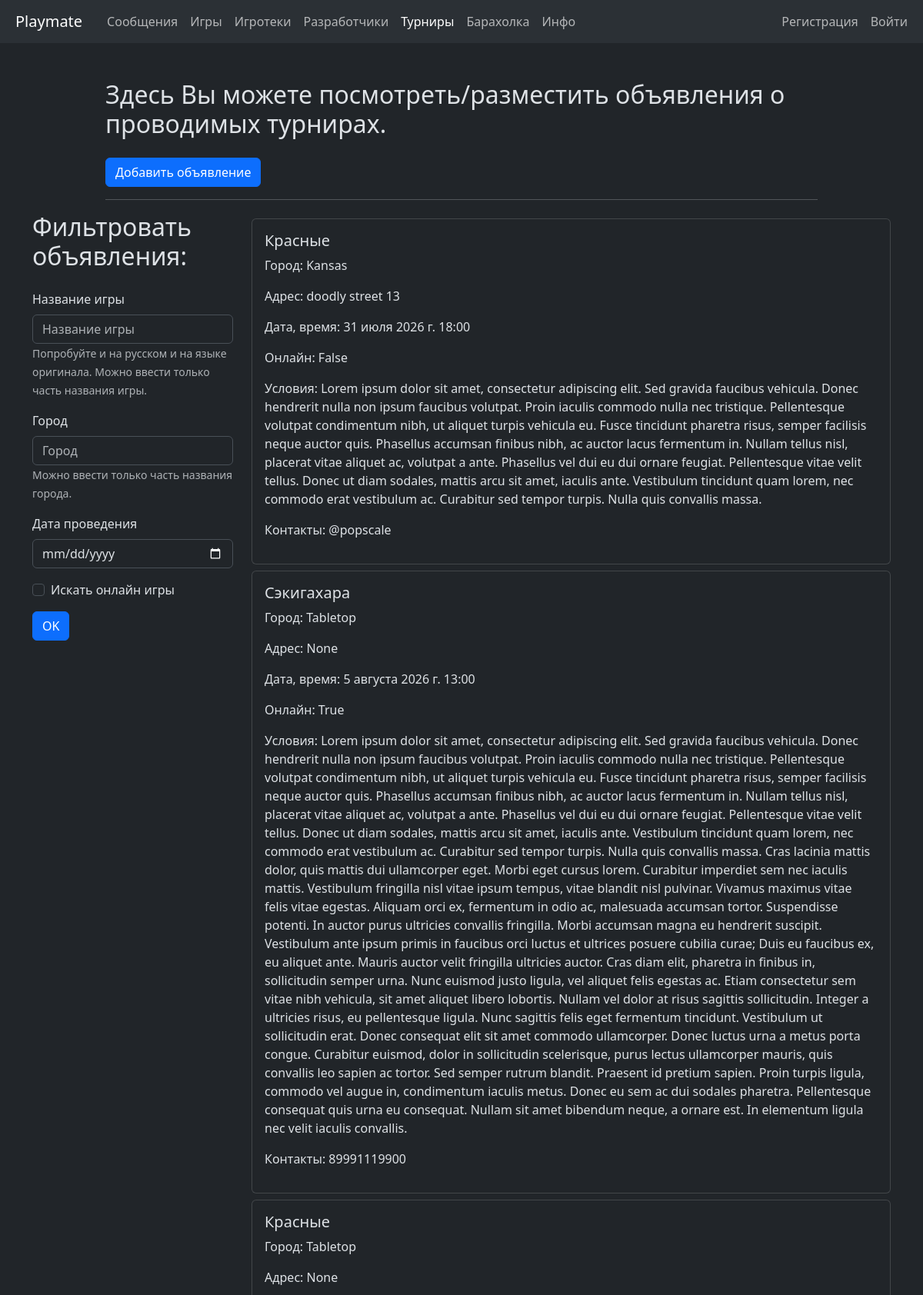
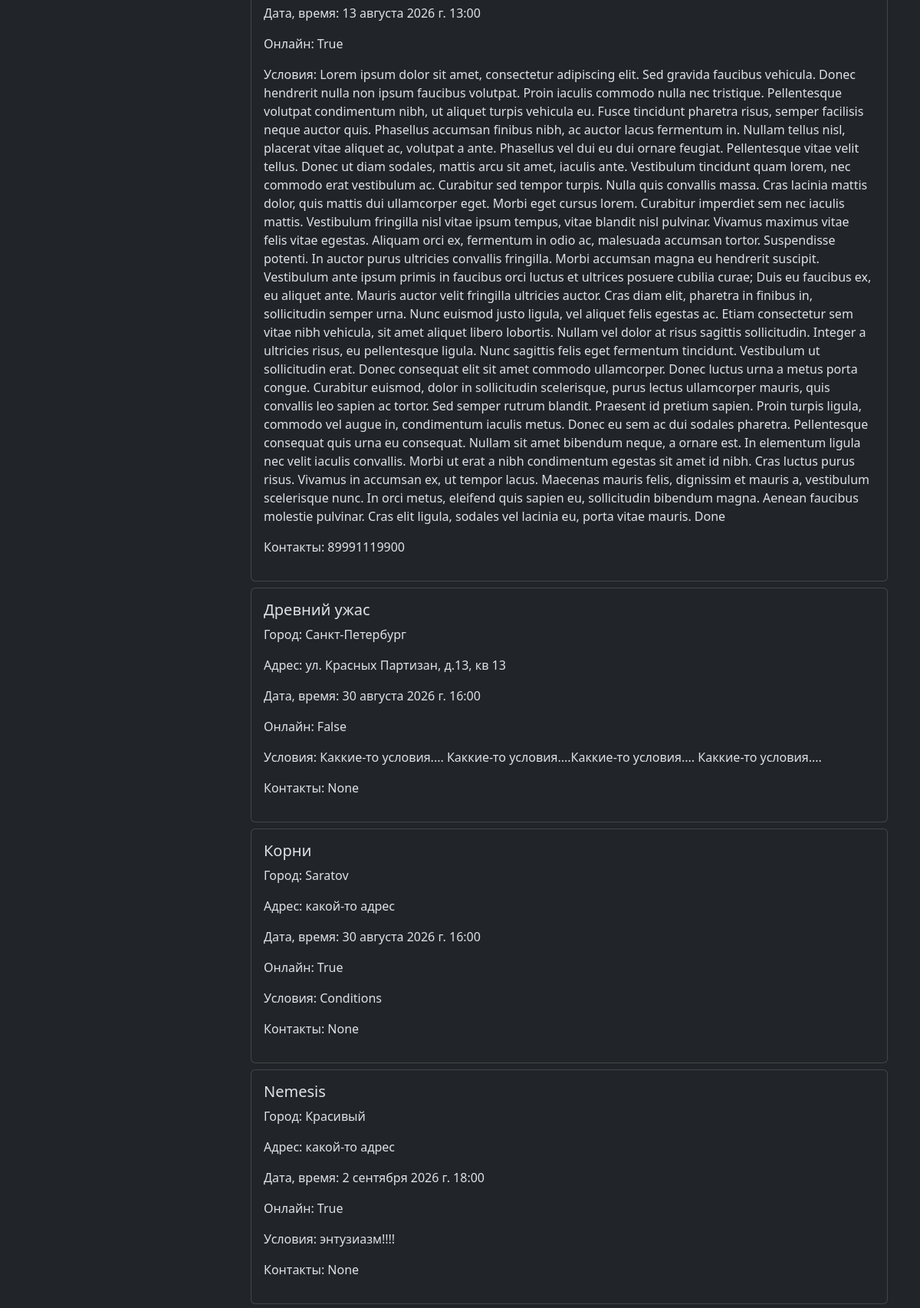
/main_app/tournament_announcements/ (upper part), run on the app's committed database (2 pictures, top to bottom).
### main_app/models.py (models this page shows, shortened)
class Announcement(models.Model):
    city = models.CharField(verbose_name='Город',
                            help_text='Если игра будет онлайн укажите площадку, например: Tabletop',
                            max_length=100,
                            blank = True,
                            null = True,
                            db_index=True)
    address = models.CharField(verbose_name='Адрес мероприятия',
                               help_text='Пропустите это поле, если игра будет онлайн',
                               max_length=200,
                               blank=True,
                               null=True)
    is_online = models.BooleanField(verbose_name='Онлайн мероприятие',
                                    help_text='Поставьте галочку, если игра будет онлайн',
                                    default=False)
    contact = models.CharField(verbose_name='Контакты',
                               help_text='Укажите контакты для связи',
                               max_length=200,
                               blank=True,
                               null=True)
    date = models.DateTimeField(verbose_name='Дата и время проведения мероприятия',
                                help_text='Формат ГГГГ-ММ-ДД ЧЧ:ММ',
                                blank=False,
                                null=False)
    created_at = models.DateTimeField(auto_now_add=True)
    class Meta:
        abstract = True

class TournamentAnnouncement(Announcement):
    boardgame = models.ForeignKey(BoardGame,
                                  verbose_name='Настолка',
                                  help_text='Если в выборе нет нужной игры - создайте ее, пожалуйста ("Игры" в '
                                            'главном меню). Эту Вселенную делаете Вы ))',
                                  on_delete=models.CASCADE,
                                  blank=False,
                                  null=False)
    conditions = models.TextField(verbose_name='Условия проведения турнира',
                                  blank=False,
                                  null=False)
    created_by = models.ForeignKey(User,
                                   on_delete=models.CASCADE,
                                   null=False,
                                   related_name='tour_ann')
    class Meta:
        verbose_name = "Анонс турнира"
        verbose_name_plural = "Анонсы турниров"
        ordering = ['date']

class BoardGame(models.Model):
    title = models.CharField(verbose_name='Название игры',
                             blank=False,
                             null=False,
                             max_length=100)
    url_tesera = models.URLField(verbose_name='Ссылка на игру на сайте tesera.ru',
                                 blank=True,
                                 null=True,
                                 max_length=200)
    url_bgg = models.URLField(verbose_name='Ссылка на игру на сайте boardgamegeek.com',
                              blank=True,
                              null=True,
                              max_length=100)
    created_at = models.DateTimeField(auto_now_add=True)
    updated_at = models.DateTimeField(auto_now=True)
    created_by = models.ForeignKey(User,
                                   related_name='created_games',
                                   on_delete=models.SET_NULL,
                                   null=True)
    players= models.ManyToManyField(User,
                                    related_name='liked_games',
                                    null=True)
    class Meta:
        indexes = [
            models.Index(fields=['title'])
        ]
        ordering = ['title']
        verbose_name = 'Настолка'
        verbose_name_plural = 'Настолки'

### main_app/views.py (the view)
# urls.py: path('tournament_announcements/', views.TournamentAnnouncementsView.as_view(), name='tournament_anns'),
class TournamentAnnouncementsView(ListView):
    model = TournamentAnnouncement
    template_name = 'main_app/tournament_announcements.html'
    context_object_name = 'tournament_announcements'
    def get_context_data(self, **kwargs):
        context = super().get_context_data(**kwargs)
        context['form'] = TournamentAnnouncementFilterForm()
        return context
    def get_queryset(self):
        queryset = TournamentAnnouncement.objects.select_related('boardgame', 'created_by').all()
        game = self.request.GET.get('game')
        city = self.request.GET.get('city')
        date = self.request.GET.get('date')
        is_online = self.request.GET.get('is_online')
        if game:
            queryset = queryset.filter(boardgame__title__icontains=game.lower())
        if city:
            queryset = queryset.filter(city__icontains=city.lower())
        if date:
            queryset = queryset.filter(date__date=date)
        if is_online:
            queryset = queryset.filter(is_online=True)
        return queryset

### main_app/forms.py
class TournamentAnnouncementFilterForm(forms.Form):
    game = forms.CharField(label='Название игры',
                           help_text='Попробуйте и на русском и на языке оригинала. '
                                     'Можно ввести только часть названия игры.',
                           max_length=100,
                           strip=True,
                           required=False)
    city = forms.CharField(label='Город',
                           help_text='Можно ввести только часть названия города.',
                           max_length=100,
                           strip=True,
                           required=False)
    date = forms.DateField(label='Дата проведения',
                           required=False,
                           widget=forms.DateInput(attrs={'type': 'date'}))
    is_online = forms.BooleanField(label='Искать онлайн игры',
                                   required=False)

### main_app/templatetags/active_page.py (called while the page is built)
@register.simple_tag
def active_url(request, path_name, *args, **kwargs):
    try:
        url = reverse(path_name, args=args, kwargs=kwargs)
        if url == request.path:
            return 'active'
    except NoReverseMatch:
        pass
    return ''

### templates/main_app/tournament_announcements.html (shortened to what this page needs)
{% extends 'base.html' %}
{% load django_bootstrap5 %}
{% block content %}
<div class="container-sm mt-5">
    <div class="row justify-content-center">
        <div class="col col-lg-10">
            <h2 class="mb-4">Здесь Вы можете посмотреть/разместить объявления о проводимых турнирах.</h2>
            <a href="{% url 'main:create_tournament_ann' %}" class="btn btn-primary">Добавить объявление</a>
            <hr>
        </div>
    </div>
    <div class="row justify-content-center">
        <div class="col-lg-3">
            <h2 class="mb-4">Фильтровать объявления:</h2>
            <form method="get" class="form">
                {% bootstrap_form form %}
                {% bootstrap_button button_type='submit' content='OK' %}
            </form>
        </div>
        <div class="col-lg-9">
            {% for ann in tournament_announcements %}
                <div class="card mt-2">
                    <div class="card-body">
                        <h5 class="card-title">{{ ann.boardgame.title|capfirst }}</h5>
                        <div class="card-text">
                            <p>Город: {{ ann.city|capfirst }}</p>
                            <p>Адрес: {{ ann.address }}</p>
                            <p>Дата, время: {{ ann.date }}</p>
                            <p>Онлайн: {{ ann.is_online }}</p>
                            <p>Условия: {{ ann.conditions }}</p>
                            <p>Контакты: {{ ann.contact }}</p>
                        </div>
                    </div>
                </div>
            {% empty %}
                <p>Пока объявлений нет.</p>
            {% endfor %}
        </div>
    </div>
</div>
{% endblock %}

### data on the page
TournamentAnnouncement: boardgame "Красные", city "Kansas", address "doodly street 13", date "31 июля 2026 г. 18:00", is_online "False", conditions "Lorem ipsum dolor sit amet, consectetur adipiscing elit. Sed gravida faucibus vehicula. Donec hendrerit nulla non ipsum faucibus volutpat. Proin iaculis commodo nulla nec tristique. Pellentesque volutpat condimentum nibh, ut aliquet turpis vehicula eu. Fusce tincidunt pharetra risus, semper facilisis neque auctor quis. Phasellus accumsan finibus nibh, ac auctor lacus fermentum in. Nullam tellus nisl, placerat vitae aliquet ac, volutpat a ante. Phasellus vel dui eu dui ornare feugiat. Pellentesque vitae velit tellus. Donec ut diam sodales, mattis arcu sit amet, iaculis ante. Vestibulum tincidunt quam lorem, nec commodo erat vestibulum ac. Curabitur sed tempor turpis. Nulla quis convallis…", contact "@popscale"
TournamentAnnouncement: boardgame "Сэкигахара", city "Tabletop", address "None", date "5 августа 2026 г. 13:00", is_online "True", conditions "Lorem ipsum dolor sit amet, consectetur adipiscing elit. Sed gravida faucibus vehicula. Donec hendrerit nulla non ipsum faucibus volutpat. Proin iaculis commodo nulla nec tristique. Pellentesque volutpat condimentum nibh, ut aliquet turpis vehicula eu. Fusce tincidunt pharetra risus, semper facilisis neque auctor quis. Phasellus accumsan finibus nibh, ac auctor lacus fermentum in. Nullam tellus nisl, placerat vitae aliquet ac, volutpat a ante. Phasellus vel dui eu dui ornare feugiat. Pellentesque vitae velit tellus. Donec ut diam sodales, mattis arcu sit amet, iaculis ante. Vestibulum tincidunt quam lorem, nec commodo erat vestibulum ac. Curabitur sed tempor turpis. Nulla quis convallis…", contact "89991119900"
TournamentAnnouncement: boardgame "Красные", city "Tabletop", address "None", date "13 августа 2026 г. 13:00", is_online "True", conditions "Lorem ipsum dolor sit amet, consectetur adipiscing elit. Sed gravida faucibus vehicula. Donec hendrerit nulla non ipsum faucibus volutpat. Proin iaculis commodo nulla nec tristique. Pellentesque volutpat condimentum nibh, ut aliquet turpis vehicula eu. Fusce tincidunt pharetra risus, semper facilisis neque auctor quis. Phasellus accumsan finibus nibh, ac auctor lacus fermentum in. Nullam tellus nisl, placerat vitae aliquet ac, volutpat a ante. Phasellus vel dui eu dui ornare feugiat. Pellentesque vitae velit tellus. Donec ut diam sodales, mattis arcu sit amet, iaculis ante. Vestibulum tincidunt quam lorem, nec commodo erat vestibulum ac. Curabitur sed tempor turpis. Nulla quis convallis…", contact "89991119900"
TournamentAnnouncement: boardgame "Древний ужас", city "Санкт-Петербург", address "ул. Красных Партизан, д.13, кв 13", date "30 августа 2026 г. 16:00", is_online "False", conditions "Каккие-то условия.... Каккие-то условия....Каккие-то условия.... Каккие-то условия....", contact "None"
TournamentAnnouncement: boardgame "Корни", city "Saratov", address "какой-то адрес", date "30 августа 2026 г. 16:00", is_online "True", conditions "Conditions", contact "None"
TournamentAnnouncement: boardgame "Nemesis", city "Красивый", address "какой-то адрес", date "2 сентября 2026 г. 18:00", is_online "True", conditions "энтузиазм!!!!", contact "None"
